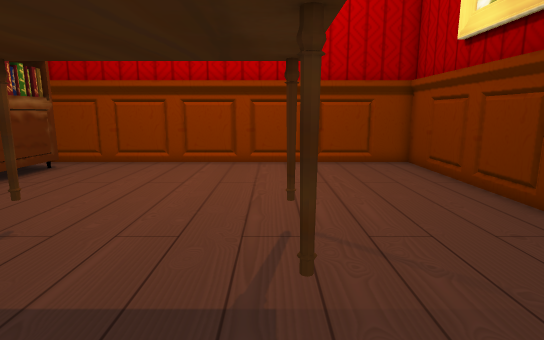
View 1 (above)

12 first-person views from a walk through a scene from a Unity 3-D project. The camera is 1.2 m above the floor, tilts 10° down and sees 80° across. The floor is counted in squares, 0.5 m on a side. Each view is taken from the middle of a square. On the plan, view 1 faces up. The plan holds only what a view shows up to about 20 squares ahead; the rest is blank. Some animated figures are not drawn.

View 2
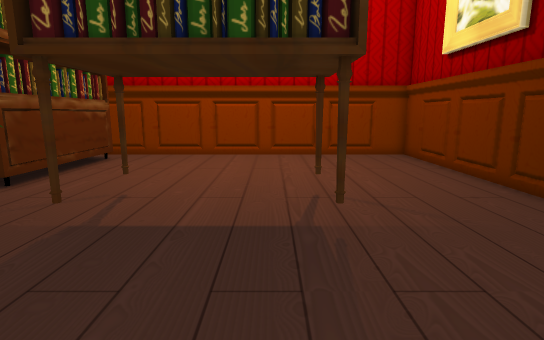

View 3
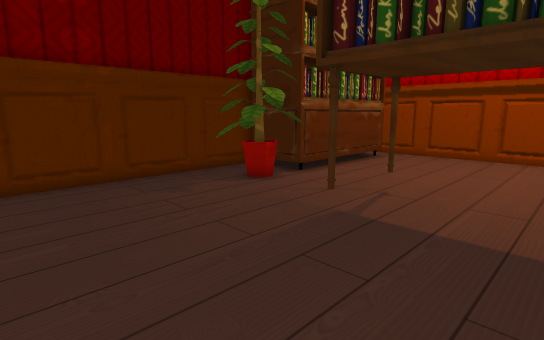

View 4
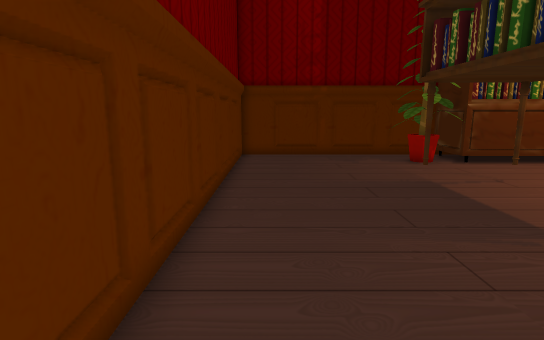

View 5
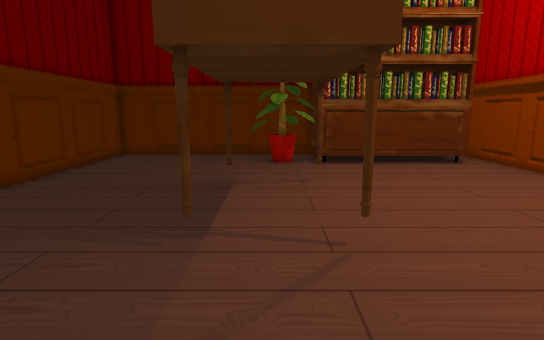

View 6
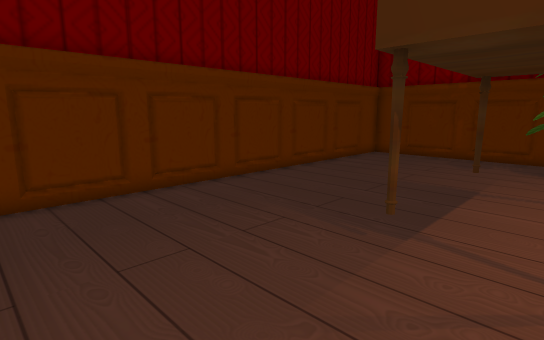

View 7
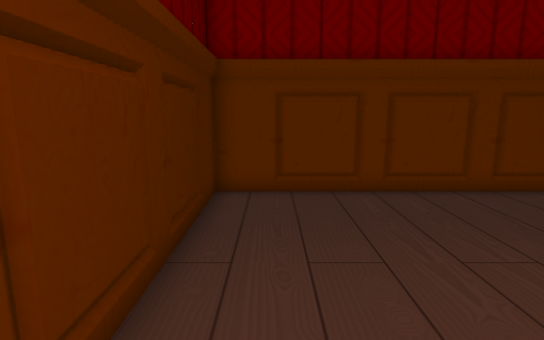

View 8
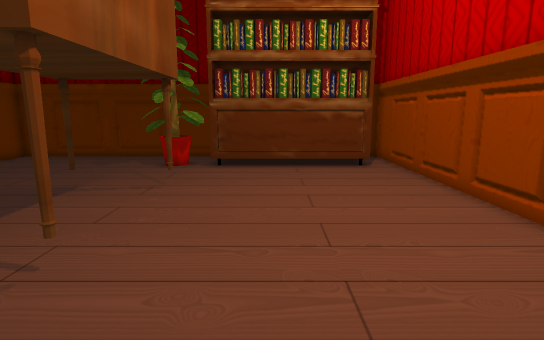

View 9
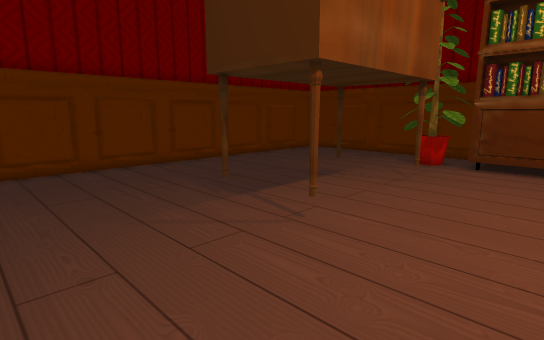

View 10
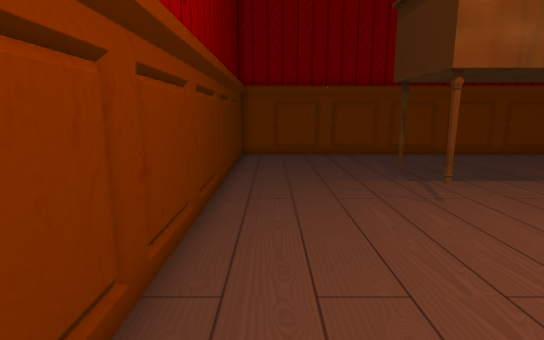

View 11
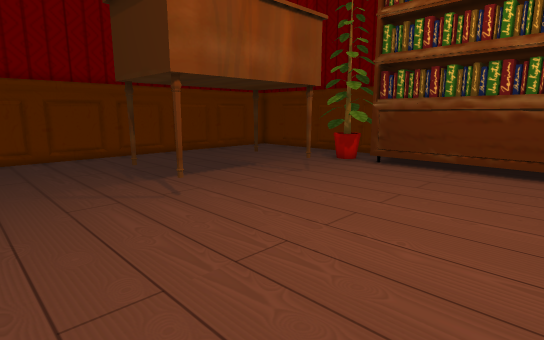

View 12
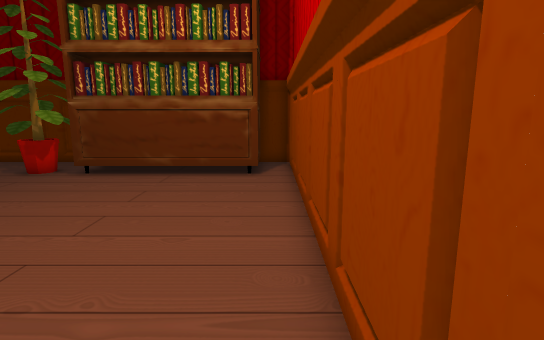

### Floor plan
Key: @ floor where view 1 was taken; # wall or solid block; . floor; O other object.
Columns run from 13 left of view 1 to 7 right of it. Each row starts with its distance up from view 1.
 16 #####################
 15 #...................#
 14 #OOO................#
 13  OOO................#
 12  OOO................#
 11  OOO................#
 10  OOO................#
  9  OOO................#
  8 #OOO................#
  7 #OOO................#
  6 #...................#
  5 #...................#
  4 #.......#....#......#
  3 #...................#
  2 #...................#
  1 #...................#
  0 #............@......#
 -1 #...................#
 -2 #...................#
 -3 #...................#
 -4 #####################

Positions as (right, up) in squares from view 1, and headings:
1: (0, 0), facing up
2: (-1, -3), facing up
3: (-1, -3), facing up-left
4: (6, -2), facing left
5: (6, 5), facing left
6: (6, 6), facing down-left
7: (5, 6), facing down
8: (5, 10), facing left
9: (6, 11), facing down-left
10: (5, 15), facing down
11: (5, 15), facing down-left
12: (3, 15), facing left
